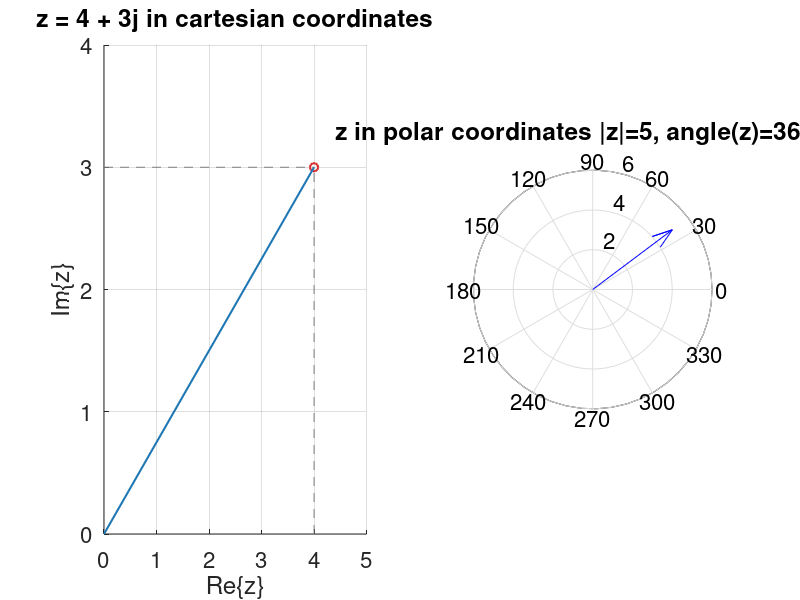

This figure's MATLAB source:
%% plot_complex_number.m 
%
% This script demonstrates how to plot a complex number in Cartesian and polar
% coordinates.

clear; close all; clc;

z = 4 + 3i;

figure('Units', 'normalized', 'Position', [0.1, 0.1, 0.7, 0.6])

% plot in cartesian coordinates
subplot(1, 2, 1)
hold on; 
grid on;
plot(real(z), imag(z), 'o', ...
    'color', '#d62728', 'LineWidth', 1.5)
plot([0,real(z)], [0 imag(z)], ...
    'color', '#1f77b4', 'LineWidth', 1.5)
plot([real(z), real(z)], [0 imag(z)], '--', ...
    'color', '#7f7f7f')
plot([0, real(z)], [imag(z) imag(z)], '--', ...
    'color', '#7f7f7f')
axis([0, real(z)+1, 0, imag(z)+1])
title(sprintf('z = %d + %dj in cartesian coordinates', real(z), imag(z)))
xlabel('Re\{z\}')
ylabel('Im\{z\}')
set(gca, 'Fontsize', 16)


% plot in polar coordinates
subplot(1, 2, 2)
compass(z)
title(sprintf('z in polar coordinates |z|=%d, angle(z)=%2.2f°', abs(z), rad2deg(angle(z))))
set(gca, 'Fontsize', 16)